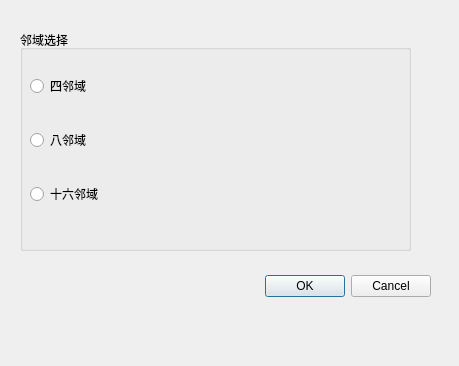
<?xml version="1.0" encoding="UTF-8"?>
<ui version="4.0">
 <class>LocalStitchingDialog</class>
 <widget class="QDialog" name="LocalStitchingDialog">
  <property name="geometry">
   <rect>
    <x>0</x>
    <y>0</y>
    <width>459</width>
    <height>366</height>
   </rect>
  </property>
  <property name="windowTitle">
   <string>Dialog</string>
  </property>
  <widget class="QDialogButtonBox" name="buttonBox">
   <property name="geometry">
    <rect>
     <x>90</x>
     <y>270</y>
     <width>341</width>
     <height>32</height>
    </rect>
   </property>
   <property name="orientation">
    <enum>Qt::Horizontal</enum>
   </property>
   <property name="standardButtons">
    <set>QDialogButtonBox::Cancel|QDialogButtonBox::Ok</set>
   </property>
  </widget>
  <widget class="QGroupBox" name="groupBox">
   <property name="geometry">
    <rect>
     <x>20</x>
     <y>30</y>
     <width>391</width>
     <height>221</height>
    </rect>
   </property>
   <property name="title">
    <string>邻域选择</string>
   </property>
   <widget class="QWidget" name="layoutWidget">
    <property name="geometry">
     <rect>
      <x>10</x>
      <y>20</y>
      <width>341</width>
      <height>181</height>
     </rect>
    </property>
    <layout class="QVBoxLayout" name="verticalLayout">
     <item>
      <widget class="QRadioButton" name="radioButton">
       <property name="text">
        <string>四邻域</string>
       </property>
      </widget>
     </item>
     <item>
      <widget class="QRadioButton" name="radioButton_2">
       <property name="text">
        <string>八邻域</string>
       </property>
      </widget>
     </item>
     <item>
      <widget class="QRadioButton" name="radioButton_3">
       <property name="text">
        <string>十六邻域</string>
       </property>
      </widget>
     </item>
    </layout>
   </widget>
  </widget>
 </widget>
 <resources/>
 <connections>
  <connection>
   <sender>buttonBox</sender>
   <signal>accepted()</signal>
   <receiver>LocalStitchingDialog</receiver>
   <slot>accept()</slot>
   <hints>
    <hint type="sourcelabel">
     <x>248</x>
     <y>254</y>
    </hint>
    <hint type="destinationlabel">
     <x>157</x>
     <y>274</y>
    </hint>
   </hints>
  </connection>
  <connection>
   <sender>buttonBox</sender>
   <signal>rejected()</signal>
   <receiver>LocalStitchingDialog</receiver>
   <slot>reject()</slot>
   <hints>
    <hint type="sourcelabel">
     <x>316</x>
     <y>260</y>
    </hint>
    <hint type="destinationlabel">
     <x>286</x>
     <y>274</y>
    </hint>
   </hints>
  </connection>
 </connections>
</ui>
